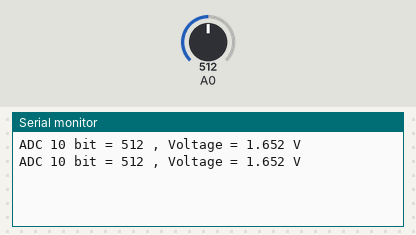
This sketch was run on a simulated Arduino Uno, built with avr-gcc and run on an emulated ATmega328P. Parts: the last lines printed to the serial monitor. The inputs (shaded band) are chosen by the test bench; at power-on: A0 = 512.

Above: at 3.8 s.
3.9 s: A0 set to 716
At 7.0 s:
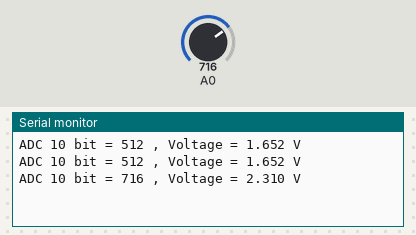
7.8 s: A0 set to 900
At 10.5 s:
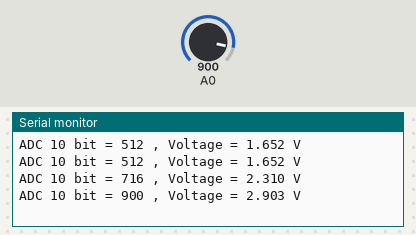
Timing chart, 0 to 12.0 s (numbered marks = the images above; inputs shaded):
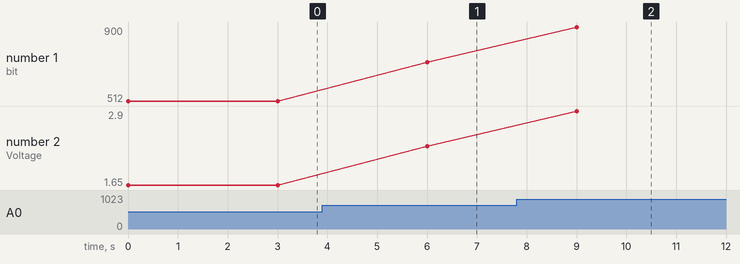

The sketch:

Workshop_1.3.ino
```cpp
void setup()
{
  Serial.begin(9600);
}
 void loop()
{
  // read the input on analog pin 0:
  int sensorValue = analogRead(A0);
  Serial.print("ADC 10 bit = ");
  Serial.print(sensorValue); // print out the value you read:

  float volts = 3.30*(float)sensorValue/1023.00;
  Serial.print(" , Voltage = ");
  Serial.print(volts,3);
  Serial.println(" V");
  delay(3000);        // delay in between reads for stability
}
```

Measured:
- after the input at 3.9 s, the serial monitor: prints a new line after 2.1 s (image 1)
- after the input at 7.8 s, the serial monitor: prints a new line after 1.2 s (image 2)
- plotted number 1: 512 → 716 after the input at 3.9 s, 716 → 900 after the input at 7.8 s
- plotted number 2: 1.65 → 2.31 after the input at 3.9 s, 2.31 → 2.9 after the input at 7.8 s
